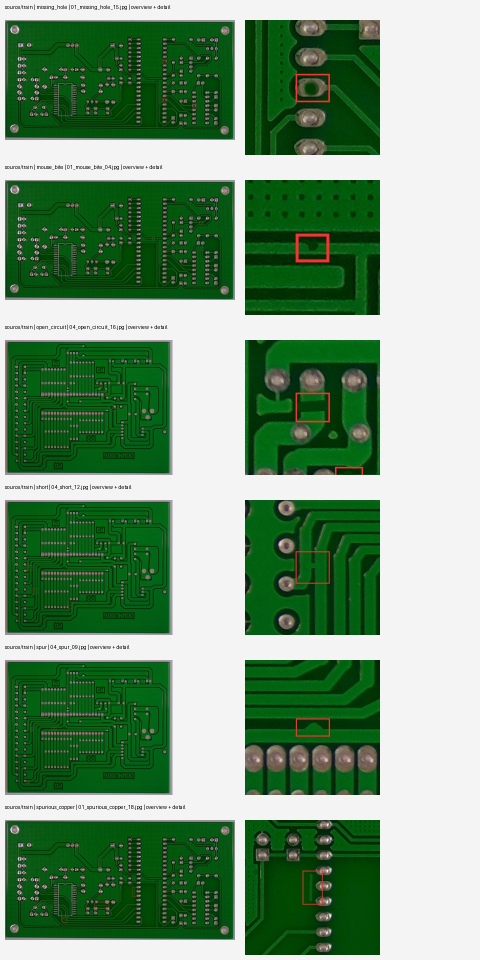
#> input picture reports/cleanup/post_move_audit/samples/source_train.jpg, 960 x 1920 px (shown at 1/2 size)
$ python -i audit.py   (imports and definitions only)
#> lines starting #> are read from the running program, lines starting #| are printed output that depends on the picture
"""Audit existing PCB inputs without modifying data, models, splits or the app.

Run with ``python -m revamp.audit --output reports/revamp/phase1_v1``.
No Ultralytics import, model deserialization, training or network access is needed.
"""
from __future__ import annotations

import argparse
from collections import Counter, defaultdict
import hashlib
import json
import math
from pathlib import Path
import random
import sys
import xml.etree.ElementTree as ET

import cv2
import numpy as np
from PIL import Image, ImageDraw, ImageOps
import yaml

ROOT = Path(__file__).resolve().parents[2]
CONFIG = ROOT / "configs/datasets.json"
SPLITS = ("train", "val", "test")
ROLES = {"train": "training", "val": "development_validation", "test": "development_test"}
EXTENSIONS = {".jpg", ".jpeg", ".png", ".bmp", ".tif", ".tiff", ".webp"}


# [6 lines left out: function sha256, not called in this run]


def write_json(path: Path, value) -> None:
    path.write_text(json.dumps(value, indent=2, sort_keys=True, allow_nan=False) + "\n")


# [36 lines left out: functions read_labels, normalized_box, same_labels, not called in this run]


def perceptual_hash(image: Image.Image) -> int:
    # Match the earlier target pHash convention; no claim of rotation invariance.
    gray = cv2.cvtColor(np.asarray(image.convert("RGB")), cv2.COLOR_RGB2GRAY)
    values = cv2.dct(cv2.resize(gray, (32, 32)).astype(np.float32))[:8, :8].ravel()
    bits = values > np.median(values[1:])
    bits[0] = False
    return int("".join("1" if bit else "0" for bit in bits), 2)


class Originals:
    """Index local original annotations, preserving COCO IDs within each file."""

    # [360 lines left out: functions __init__, get, duplicate_findings, audit_dataset, baseline_inventory, render_samples and 2 more, not called in this run]


# [2 lines not run here, left out]

>>> from PIL import Image
>>> picture = Image.open('../../reports/cleanup/post_move_audit/samples/source_train.jpg')
#> picture is the input picture: PIL image 960x1920 RGB; mean R, G, B 116.9, 153, 120.3
>>> result = perceptual_hash(picture)
#> in perceptual_hash, `gray = cv2.cvtColor(np.asarray(image.convert("RGB")), cv2.COLOR_RGB2GR..`:
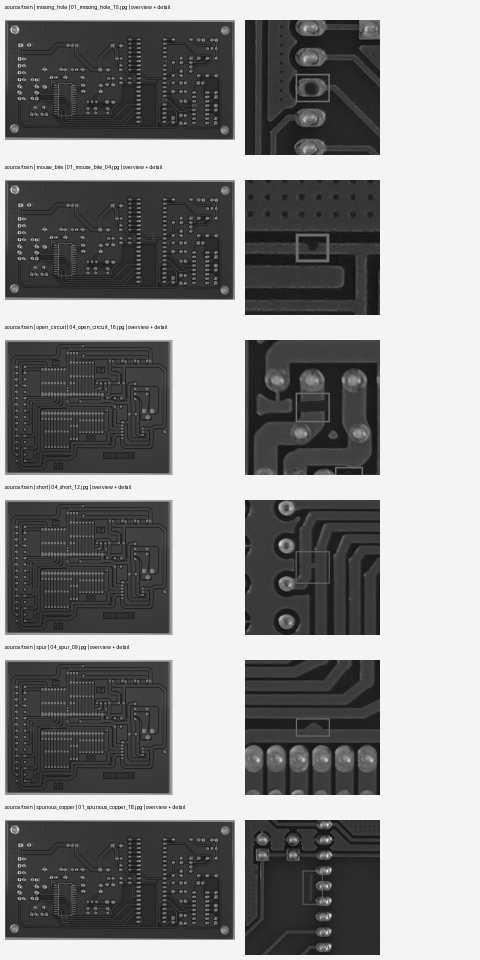
#> gray: shape (1920, 960) (shown at 1/2 size); min 0, max 255, mean 138.5
#> in perceptual_hash, `values = cv2.dct(cv2.resize(gray, (32, 32)).astype(np.float32))[:8, :8..`: values = 64 values, max 4395.5 at index 0, min -1154.2 at index 1, mean 72.38
#> result = 3184946118442935475
